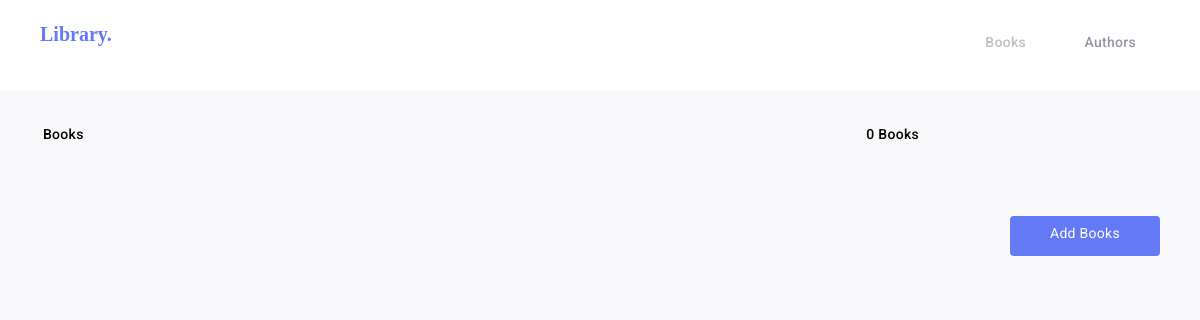
/books/, run on an earlier commit of the app's database.
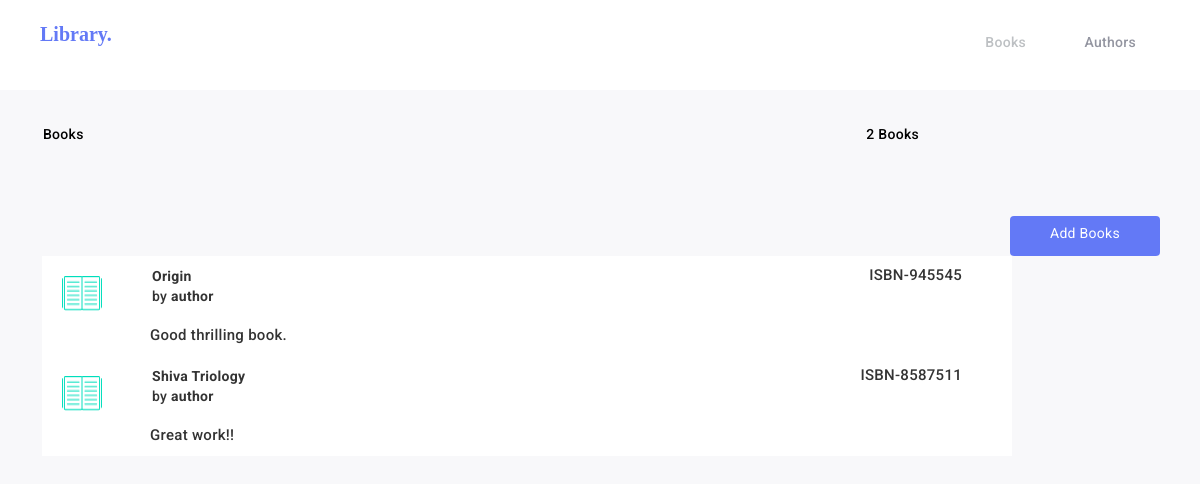
And on a later commit of the database.
### librarymgmt/models.py (models this page shows)
class Book(models.Model):
	book_name = models.CharField(max_length=100)
	author = models.CharField(max_length=100)
	isbn = models.CharField(max_length=100)
	desc = models.CharField(max_length=200)

### librarymgmt/views.py (the view)
# urls.py: url(r'^books/$', views.listBooks),
def listBooks(request):
	books = Book.objects.values()
	print books
	return render(request, 'books.html', {'books': books})

### templates/books.html (shortened to what this page needs)
{% load static %}
<!DOCTYPE html>
<html>
<head>
	<link rel="stylesheet" type="text/css" href="{% static 'books.css' %}">
	<link rel="stylesheet" href="https://maxcdn.bootstrapcdn.com/bootstrap/3.3.7/css/bootstrap.min.css">
</head>
<body>
	<div class="main">
		<div class="sub">
			<p class="lib">Library.</p>
				<li><a href="/books" class="active" style="margin-right: 174px;margin-top: 15px;">Books</a>
				<li><a href="/authors" style="margin-right: 64px;margin-top: 15px;" >Authors</a>
		</div>
				<li class="fa" >Books</li>
				<li class="fan">{{ books|length }} Books</li>
		<div class="tab">
			<div class="but">
				<a class="btn " style="background-color: #6379f6;" href="/books/add">Add Books</a>
			</div>
			{% for book in books %}
			<div class="flex-container">
				<div class="img" style="height:80px;"><img style="float: left; margin-right: 20px; margin-top: 10px;" src="{% static 'book_icon.png' %}" width="40" height="35" /></div>
				<p class="name"><strong>{{ book.book_name }}</strong><br>by<strong> {{ book.author }} </strong></p>
				<div class="born" style="float: right;"><p>ISBN-{{ book.isbn }}</p></div>
				<div class="info"><p>&nbsp;&nbsp;{{ book.desc }}</p> </div>
			</div>
			{% endfor %}
		</div>
	</div>
</body>
</html>

What changed in the data, as far as the page shows it:
added Book: book_name "Origin", author "author", isbn "945545", desc "Good thrilling book."
added Book: book_name "Shiva Triology", author "author", isbn "8587511", desc "Great work!!"
Also different on the page:
{{ books|length }}: "0" → "2"
